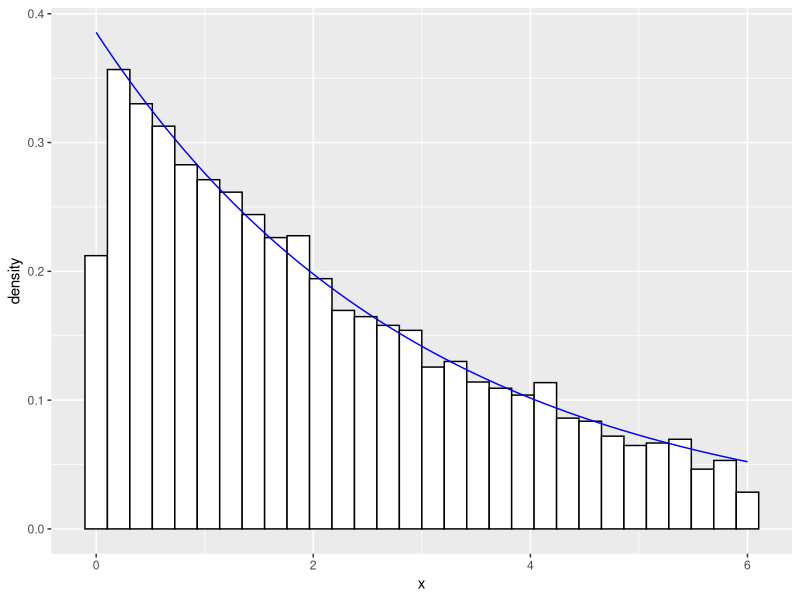
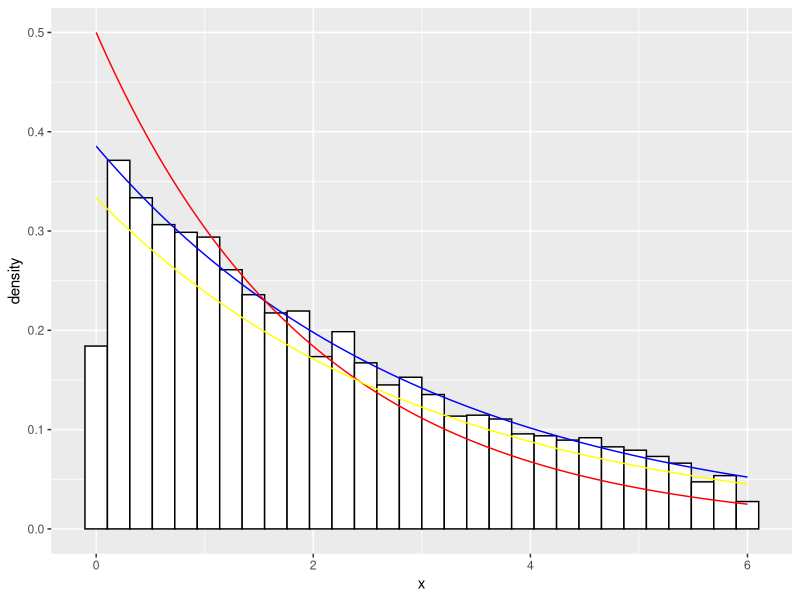

The R source for these figures, in order:
rm(list = ls())
#' ##################################################teacher's
#' ########part2
#' library(ggplot2)
#' set.seed(440)
#' # f = function(x){
#' #   if (x>6 | x<0){
#' #     0
#' #     }else{
#' #       (1/(3 * (1 - exp(-2))))*exp(-x/3)
#' #     }
#' # }
#' f = function(x){ifelse((x>6) | (x<0), 0, 1/(3 * (1 - exp(-2)))*exp(-x/3))}
#' g = function(x){exp(-x/3)/3}
#' 
#' rejection_sampling = function(n, alpha){
#'   #' Perform beta rejection sampling #' @param n output sample size #' @param alpha parameter
#'   # set alpha value and calculate constant c
#'   c <- 1/ (1-exp(-2))
#'   # initialize a vector of samples
#'   x_sample <- numeric(n)
#'   current_n <- 1
#'   total_samples <- 0
#'   # while loop for all samples
#'   while(current_n <= n){
#'     # generate uniform proposal
#'     y <- rexp(1, rate = 1/3)
#'     total_samples <- total_samples + 1
#'     # determine if we accept sample by Bernoulli sampling
#'     a <- rbinom(1, 1, f(y)/(g(y)*c))
#'     # if we accept the sample, insert it to results
#'     if ((a == 1) & (y <= 6)){
#'       x_sample[current_n] = y
#'       current_n <- current_n + 1
#'     }
#'     # return distribution samples and total proposed
#'     list(
#'       x_sample,
#'       total_samples,
#'       c
#'     )
#'   }
#' }
#' 
#' # run algorithm and plot results
#' xset <- seq(0,  6, 0.01)
#' true_line <- data.frame(x=xset,y=f(xset))
#' rejection_results = rejection_sampling(10000,0)
#' 
#' ggplot() +
#'   geom_histogram(data=data.frame(x=rejection_results[[1]]),
#'                  mapping=aes(x=x, y=..density..),
#'                  bins=30, fill="white", color="black") +
#'   geom_line(data = true_line,
#'             color="blue",
#'             mapping=aes(x=x, y=y))
#' rejection_results
#' # compute acceptance rate
#' acceptance_rate = 10000 / rejection_results[[2]]
#' rejection_rate = 1 - acceptance_rate
#' rejection_rate




##################################################teacher's(fixed)
########part2
library(ggplot2)
set.seed(440)
f = function(x){ifelse((x>6) | (x<0), 0, 1/(3 * (1 - exp(-2)))*exp(-x/3))}
g = function(x){exp(-x/3)/3}
n = 10000
#' Perform beta rejection sampling #' @param n output sample size #' @param alpha parameter
# set alpha value and calculate constant c
c <- 1/ (1-exp(-2))
# initialize a vector of samples
x_sample <- numeric(n)
current_n <- 1
total_samples <- 0
# while loop for all samples
while(current_n <= n){
  # generate uniform proposal
  y <- rexp(1, rate = 1/3)
  total_samples <- total_samples + 1
  # determine if we accept sample by Bernoulli sampling
  a <- rbinom(1, 1, f(y)/(g(y)*c))
  # if we accept the sample, insert it to results
  if ((a == 1) & (y <= 6)){
    x_sample[current_n] = y
    current_n <- current_n + 1
  }
  # return distribution samples and total proposed
  rejection_results <- list(
    x_sample,
    total_samples,
    c
  )
}
rejection_results
# run algorithm and plot results
xset <- seq(0,  6, 0.001)
true_line <- data.frame(x=xset,y=f(xset))
#rejection_results = rejection_sampling(10000,0)

ggplot() +
  geom_histogram(data=data.frame(x=rejection_results[[1]]),
                 mapping=aes(x=x, y=..density..),
                 bins=30, fill="white", color="black") +
  geom_line(data = true_line,
            color="blue",
            mapping=aes(x=x, y=y))

# compute acceptance rate
acceptance_rate = n / rejection_results[[2]]
rejection_rate = 1 - acceptance_rate
c(acceptance_rate, rejection_rate)



##################################################part4
########part2
library(ggplot2)
set.seed(440)
f = function(x){ifelse((x>6) | (x<0), 0, 1/(3 * (1 - exp(-2)))*exp(-x/3))}
g = function(x){exp(-x/2)/2}
n = 10000
#' Perform beta rejection sampling #' @param n output sample size #' @param alpha parameter
# set alpha value and calculate constant c
c <- (2*exp(1))/ (3*(1-exp(-2)))
# initialize a vector of samples
x_sample <- numeric(n)
current_n <- 1
total_samples <- 0
# while loop for all samples
while(current_n <= n){
  # generate uniform proposal
  y <- rexp(1, rate = 1/2)
  total_samples <- total_samples + 1
  # determine if we accept sample by Bernoulli sampling
  a <- rbinom(1, 1, f(y)/(g(y)*c))
  # if we accept the sample, insert it to results
  if ((a == 1) & (y <= 6)){
    x_sample[current_n] = y
    current_n <- current_n + 1
  }
  # return distribution samples and total proposed
  rejection_results <- list(
    x_sample,
    total_samples,
    c
  )
}
rejection_results
# run algorithm and plot results
xset <- seq(0,  6, 0.001)
true_line <- data.frame(x=xset,y=f(xset))
exp2 <- data.frame(x=xset,y=dexp(xset, rate = 1/2))
exp3 <- data.frame(x=xset,y=dexp(xset, rate = 1/3))
#rejection_results = rejection_sampling(10000,0)

ggplot() +
  geom_histogram(data=data.frame(x=rejection_results[[1]]),
                 mapping=aes(x=x, y=..density..),
                 bins=30, fill="white", color="black") +
  geom_line(data = true_line,
            color="blue",
            mapping=aes(x=x, y=y))+
  geom_line(data = exp2,
            color="red",
            mapping=aes(x=x, y=y))+
  geom_line(data = exp3,
            color="yellow",
            mapping=aes(x=x, y=y))

# compute acceptance rate
acceptance_rate = n / rejection_results[[2]]
rejection_rate = 1 - acceptance_rate
c(acceptance_rate, rejection_rate)
